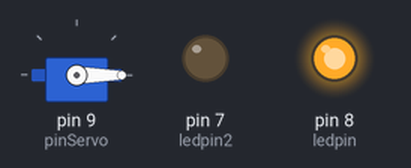
This sketch was run on a simulated Arduino Uno, built with avr-gcc and run on an emulated ATmega328P. On the bench: servo, output pins drawn as LEDs (lit = HIGH). What the sketch prints to the serial monitor is not drawn.

Above: at 0.15 s.
At 10.05 s:
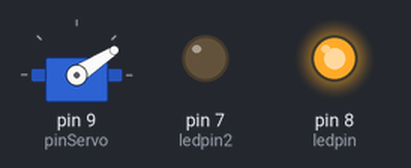
At 19.95 s:
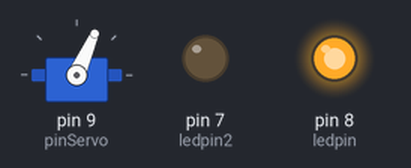
At 39.76 s:
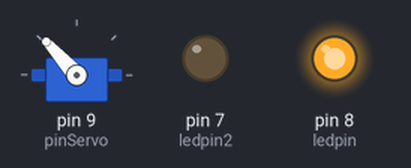
Timing chart, 0 to 40.0 s (numbered marks = the images above):
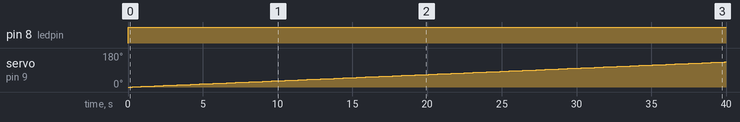

Measured:
- by itself, pin 8 (ledpin): LOW → HIGH at 0.00 s
- by itself, servo on pin 9 (pinServo): moves from 0° to 133° over 39.6 s

The sketch:

servo_con_led.ino
```cpp
// distintas practicas con servo motor
#include <Servo.h> // libreria del servo
int pinServo = 9 ;
int ledpin = 8 ;
int ledpin2 = 7 ;
int recibe ;
Servo mi_servo; // intancia con la calse servo
void setup() {
  // put your setup code here, to run once:
  mi_servo.attach(pinServo); // inciamos el pin servo
  pinMode(ledpin,OUTPUT);
  pinMode(ledpin2 , OUTPUT);
  Serial.begin(9600);
}

void loop() {
  // put your main code here, to run repeatedly:
  digitalWrite(ledpin,LOW);
  digitalWrite(ledpin2,LOW);
  mi_servo.write(0);
  Serial.println("Empieza el programa");
  for (int i = 0 ; i <= 170 ; i++){ // i tomara el lugar del angulo cada ciclo se sumara 1
    mi_servo.write(i);
    if (i<=170){ // si i no a llegafo a 170 se repite el bucle con el led verde encendido
      digitalWrite(ledpin,HIGH);
    }
    delay(300);
    recibe = i ;
  }
  if (recibe == 170){ // cunado acabe el buclie y i llegue a 170 acabara y se prendera el led rojo
    digitalWrite(ledpin2,HIGH);
    Serial.println("termina el programa");
  }
  delay(1000);
}
```
